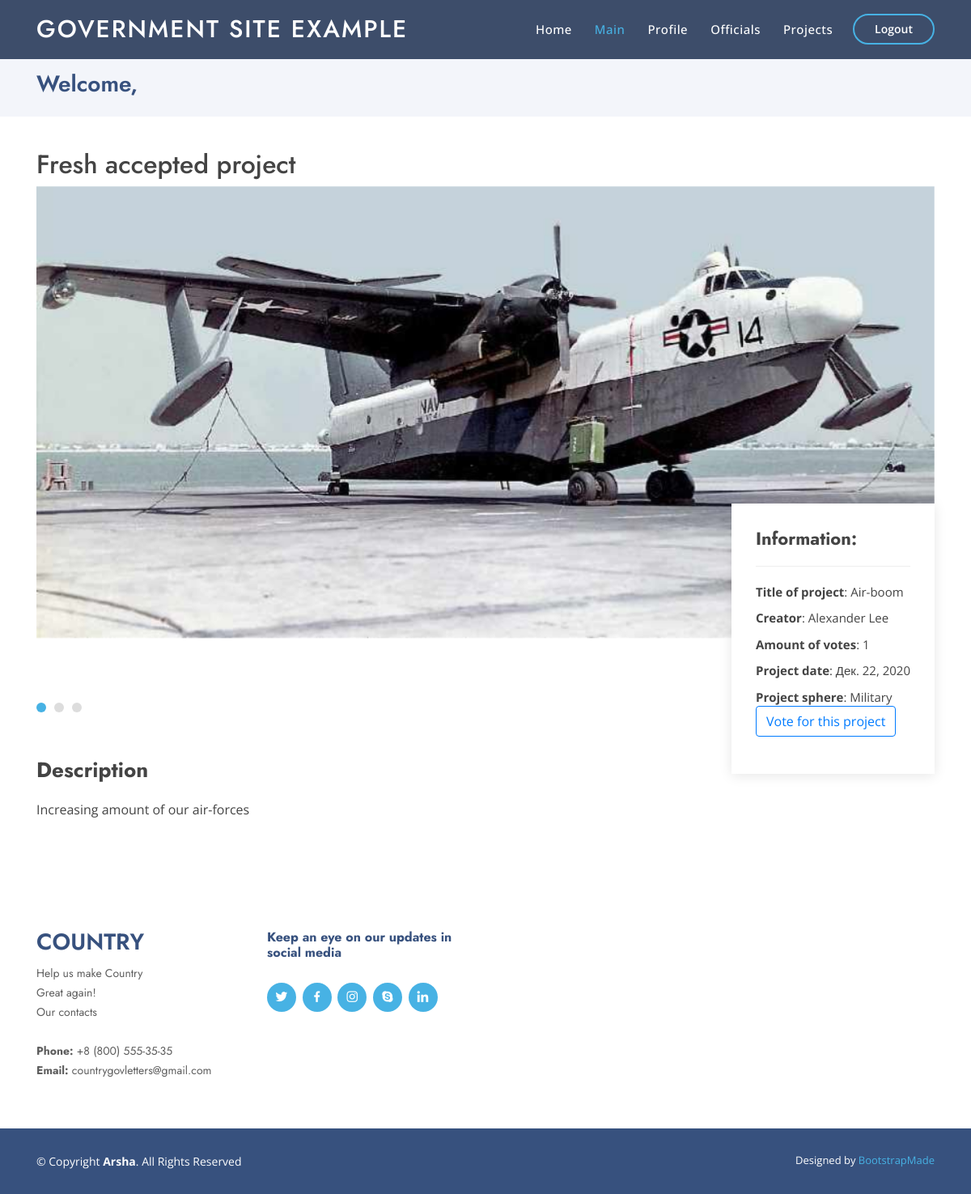
/project?id=34, run on an earlier commit of the app's database.
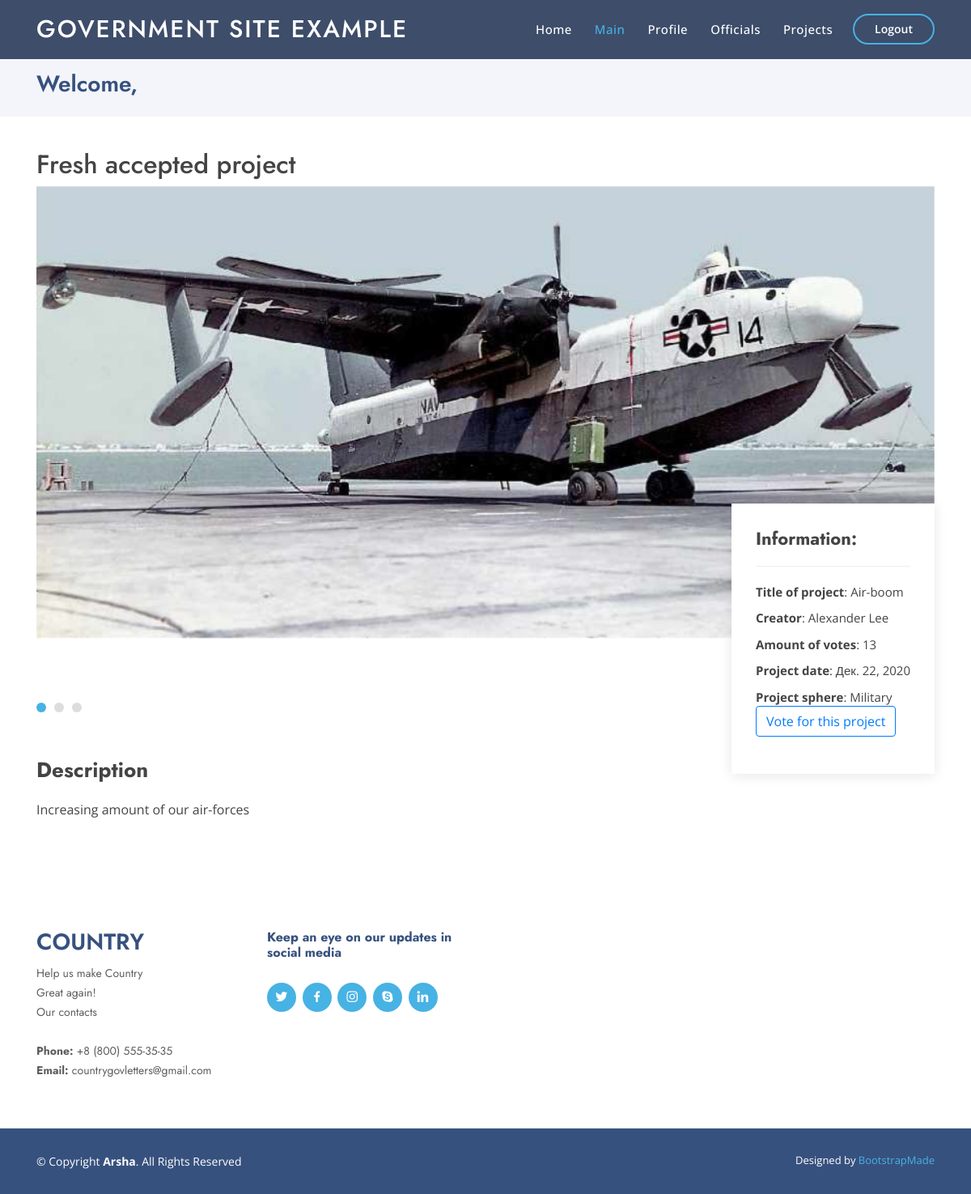
And on a later commit of the database.
### Content/models.py (models this page shows, shortened)
class Project(models.Model):
    title = models.CharField(name="title", max_length=120)
    description = models.CharField(name="desc", max_length=1000)
    votes = models.IntegerField(default=0)
    sphere = models.CharField(name="sphere", max_length=15)
    date_of_creation = models.DateField(auto_now=True)
    creator = models.ForeignKey(Citizen, on_delete=models.CASCADE)
    class Meta:
        verbose_name = "Project"
        verbose_name_plural = "Projects"

class Citizen(models.Model):
    user = models.OneToOneField(User, on_delete=models.CASCADE)
    department = models.CharField(max_length=100)
    avatar = models.ImageField(name="avatar", upload_to='avatars')
    amount_of_accepted_projects = models.IntegerField(default=0)
    bday = models.DateField(name="birth_day", auto_now=False)
    gender = models.CharField(name="gender", default="Other", max_length=15, choices=[('Male','Male'), ('Female','Female'), ('Other','Other')])
    age = models.IntegerField(name="age", default=0)
    rank = models.CharField(name="rank", default="", max_length=100)
    ed_proj = models.IntegerField(name="education_projects", default=0)
    health_proj = models.IntegerField(name="healthcare_projects", default=0)
    military_proj = models.IntegerField(name="military_projects", default=0)
    social_proj = models.IntegerField(name="social_projects", default=0)
    cult_proj = models.IntegerField(name="culture_projects", default=0)
    is_staff = models.BooleanField(name="is_staff", default=False)
    class Meta:
        verbose_name = 'Citizen'
        verbose_name_plural = 'Citizens'

### Content/views.py (the view)
# urls.py: path('project', project_view)
def project_view(request):
    context = project_view_context_data_preparation(request)
    if request.method == "POST":
        vote_for_project(request)
    return render(request, 'Content/project.html', context)

### Content/views_cases.py (called while the page is built)
def project_view_context_data_preparation(request):
    proj_id = request.GET['id']
    context = {
        'project':Project.objects.get(id=proj_id),
        'photos':ProjectPhoto.objects.filter(project = proj_id)
    }
    context['vote'] = Vote.objects.filter(
        project_id=proj_id,
        voter_id=request.user.id
        )
    if len(context['vote']) > 0:
        context['vote'] = context['vote'][0]
    else:
        context['vote'] = None
    return context

### Content/templates/Content/project.html (shortened to what the changed rows need)
{% load static %}
<!DOCTYPE html>
<html lang="en">
<head>
  <link href="{% static "vendor/bootstrap/css/bootstrap.min.css" %}" rel="stylesheet">
  <link href="{% static "vendor/icofont/icofont.min.css" %}" rel="stylesheet">
  <link href="{% static "vendor/boxicons/css/boxicons.min.css" %}" rel="stylesheet">
  <link href="{% static "vendor/remixicon/remixicon.css" %}" rel="stylesheet">
  <link href="{% static "vendor/venobox/venobox.css" %}" rel="stylesheet">
  <link href="{% static "vendor/owl.carousel/assets/owl.carousel.min.css" %}" rel="stylesheet">
  <link href="{% static "vendor/aos/aos.css" %}" rel="stylesheet">
  <link href="{% static "css/style.css" %}" rel="stylesheet">
</head>
<body>
  <header id="header" class="fixed-top header-inner-pages">
    <div class="container d-flex align-items-center">
      <h1 class="logo mr-auto"><a href="#">Government site example</a></h1>
    </div>
  </header>
  <main id="main">
    <section id="breadcrumbs" class="breadcrumbs">
      <div class="container">
        <h2>Welcome, {% if user %} {{ user.first_name }} {{ user.last_name }} {% else %} Citizen {% endif %}</h2>
      </div>
    </section>
    <section id="portfolio-details" class="portfolio-details">
      <div class="container">
        {% if project %}
        <div class="portfolio-details-container">
      <h2>Fresh accepted project</h2>
      <div class="owl-carousel portfolio-details-carousel">
        {% for photo in photos %}
        <img src="{{ photo.photo.url }}" class="img-fluid" alt="">
        {% endfor %}
      </div>
      <div class="portfolio-info">
        <h3>Information:</h3>
        <ul>
          <li><strong>Title of project</strong>: {{ project.title }}</li>
          <li><strong>Creator</strong>: {{ project.creator.user.first_name }} {{ project.creator.user.last_name }}</li>
          <li><strong>Amount of votes</strong>: {{ project.votes }}</li>
          <li><strong>Project date</strong>: {{ project.date_of_creation }}</li>
          <li><strong>Project sphere</strong>: {{ project.sphere }}</li>
          {% if vote or request.method == "POST" %}
          <li><button disabled class="btn btn-outline-secondary">You have already voted for this project</button></li>
          {% else %}
          <form method="post">
              <li><button type="submit" class="btn btn-outline-primary">Vote for this project</button></li>
            </form>
            {% endif %}
        </ul>
      </div>
    </div>
    <div class="portfolio-description">
      <h2>Description</h2>
      <p>
        {{ project.desc }}
      </p>
    </div>
    {% else %}
    <h1>There are no new projects and news.</h1>
    {% endif %}
  </div>
</section>
  </main>
</body>
</html>

What changed in the data, as far as the page shows it:
changed Project "Increasing amount of our air-forces": votes "1" → "13"
